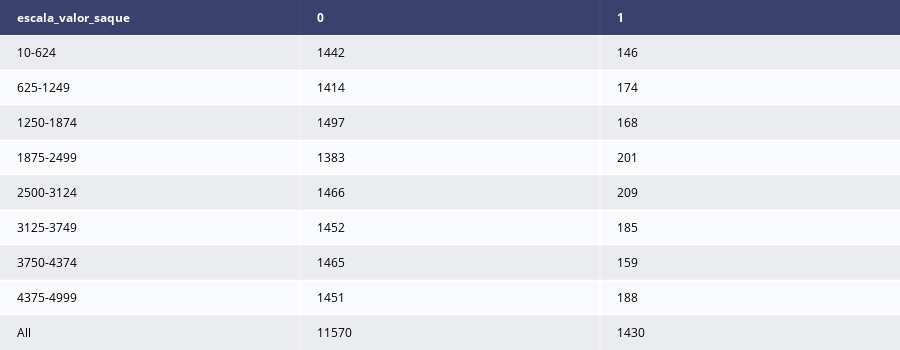

The notebook cell this image was saved under:
### Code cell
# Tipo de transação
crosstab_transacao = pd.crosstab(df_transacoes_bucketing['escala_valor_saque'], df_transacoes['Classe'], margins=True)[lista_classe].reset_index()

tabela_transacao = ff.create_table(crosstab_transacao)
tabela_transacao.show()

### Figure 1 — Plotly figure (JSON) as saved in the notebook; plotly's stock layout.template omitted (floating-point values rounded to 4 significant figures)
{"data": [{"colorscale": [[0, "#00083e"], [0.5, "#ededee"], [1, "#ffffff"]], "hoverinfo": "none", "opacity": 0.75, "showscale": false, "type": "heatmap", "z": [[0, 0, 0], [0.5, 0.5, 0.5], [1, 1, 1], [0.5, 0.5, 0.5], [1, 1, 1], [0.5, 0.5, 0.5], [1, 1, 1], [0.5, 0.5, 0.5], [1, 1, 1], [0.5, 0.5, 0.5]]}], "layout": {"annotations": [{"align": "left", "font": {"color": "#ffffff"}, "showarrow": false, "text": "<b>escala_valor_saque</b>", "x": -0.45, "xanchor": "left", "xref": "x", "y": 0, "yref": "y"}, {"align": "left", "font": {"color": "#ffffff"}, "showarrow": false, "text": "<b>0</b>", "x": 0.55, "xanchor": "left", "xref": "x", "y": 0, "yref": "y"}, {"align": "left", "font": {"color": "#ffffff"}, "showarrow": false, "text": "<b>1</b>", "x": 1.55, "xanchor": "left", "xref": "x", "y": 0, "yref": "y"}, {"align": "left", "font": {"color": "#000000"}, "showarrow": false, "text": "10-624", "x": -0.45, "xanchor": "left", "xref": "x", "y": 1, "yref": "y"}, {"align": "left", "font": {"color": "#000000"}, "showarrow": false, "text": "1442", "x": 0.55, "xanchor": "left", "xref": "x", "y": 1, "yref": "y"}, {"align": "left", "font": {"color": "#000000"}, "showarrow": false, "text": "146", "x": 1.55, "xanchor": "left", "xref": "x", "y": 1, "yref": "y"}, {"align": "left", "font": {"color": "#000000"}, "showarrow": false, "text": "625-1249", "x": -0.45, "xanchor": "left", "xref": "x", "y": 2, "yref": "y"}, {"align": "left", "font": {"color": "#000000"}, "showarrow": false, "text": "1414", "x": 0.55, "xanchor": "left", "xref": "x", "y": 2, "yref": "y"}, {"align": "left", "font": {"color": "#000000"}, "showarrow": false, "text": "174", "x": 1.55, "xanchor": "left", "xref": "x", "y": 2, "yref": "y"}, {"align": "left", "font": {"color": "#000000"}, "showarrow": false, "text": "1250-1874", "x": -0.45, "xanchor": "left", "xref": "x", "y": 3, "yref": "y"}, {"align": "left", "font": {"color": "#000000"}, "showarrow": false, "text": "1497", "x": 0.55, "xanchor": "left", "xref": "x", "y": 3, "yref": "y"}, {"align": "left", "font": {"color": "#000000"}, "showarrow": false, "text": "168", "x": 1.55, "xanchor": "left", "xref": "x", "y": 3, "yref": "y"}, {"align": "left", "font": {"color": "#000000"}, "showarrow": false, "text": "1875-2499", "x": -0.45, "xanchor": "left", "xref": "x", "y": 4, "yref": "y"}, {"align": "left", "font": {"color": "#000000"}, "showarrow": false, "text": "1383", "x": 0.55, "xanchor": "left", "xref": "x", "y": 4, "yref": "y"}, {"align": "left", "font": {"color": "#000000"}, "showarrow": false, "text": "201", "x": 1.55, "xanchor": "left", "xref": "x", "y": 4, "yref": "y"}, {"align": "left", "font": {"color": "#000000"}, "showarrow": false, "text": "2500-3124", "x": -0.45, "xanchor": "left", "xref": "x", "y": 5, "yref": "y"}, {"align": "left", "font": {"color": "#000000"}, "showarrow": false, "text": "1466", "x": 0.55, "xanchor": "left", "xref": "x", "y": 5, "yref": "y"}, {"align": "left", "font": {"color": "#000000"}, "showarrow": false, "text": "209", "x": 1.55, "xanchor": "left", "xref": "x", "y": 5, "yref": "y"}, {"align": "left", "font": {"color": "#000000"}, "showarrow": false, "text": "3125-3749", "x": -0.45, "xanchor": "left", "xref": "x", "y": 6, "yref": "y"}, {"align": "left", "font": {"color": "#000000"}, "showarrow": false, "text": "1452", "x": 0.55, "xanchor": "left", "xref": "x", "y": 6, "yref": "y"}, {"align": "left", "font": {"color": "#000000"}, "showarrow": false, "text": "185", "x": 1.55, "xanchor": "left", "xref": "x", "y": 6, "yref": "y"}, {"align": "left", "font": {"color": "#000000"}, "showarrow": false, "text": "3750-4374", "x": -0.45, "xanchor": "left", "xref": "x", "y": 7, "yref": "y"}, {"align": "left", "font": {"color": "#000000"}, "showarrow": false, "text": "1465", "x": 0.55, "xanchor": "left", "xref": "x", "y": 7, "yref": "y"}, {"align": "left", "font": {"color": "#000000"}, "showarrow": false, "text": "159", "x": 1.55, "xanchor": "left", "xref": "x", "y": 7, "yref": "y"}, {"align": "left", "font": {"color": "#000000"}, "showarrow": false, "text": "4375-4999", "x": -0.45, "xanchor": "left", "xref": "x", "y": 8, "yref": "y"}, {"align": "left", "font": {"color": "#000000"}, "showarrow": false, "text": "1451", "x": 0.55, "xanchor": "left", "xref": "x", "y": 8, "yref": "y"}, {"align": "left", "font": {"color": "#000000"}, "showarrow": false, "text": "188", "x": 1.55, "xanchor": "left", "xref": "x", "y": 8, "yref": "y"}, {"align": "left", "font": {"color": "#000000"}, "showarrow": false, "text": "All", "x": -0.45, "xanchor": "left", "xref": "x", "y": 9, "yref": "y"}, {"align": "left", "font": {"color": "#000000"}, "showarrow": false, "text": "11570", "x": 0.55, "xanchor": "left", "xref": "x", "y": 9, "yref": "y"}, {"align": "left", "font": {"color": "#000000"}, "showarrow": false, "text": "1430", "x": 1.55, "xanchor": "left", "xref": "x", "y": 9, "yref": "y"}], "height": 350, "margin": {"b": 0, "l": 0, "r": 0, "t": 0}, "xaxis": {"dtick": 1, "gridwidth": 2, "showticklabels": false, "tick0": -0.5, "ticks": "", "zeroline": false}, "yaxis": {"autorange": "reversed", "dtick": 1, "gridwidth": 2, "showticklabels": false, "tick0": 0.5, "ticks": "", "zeroline": false}}}
